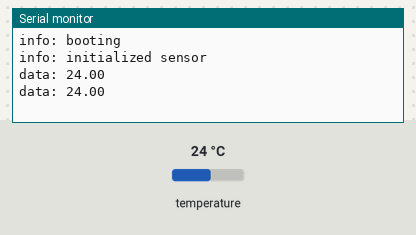
This sketch was run on a simulated Arduino Uno, built with avr-gcc and run on an emulated ATmega328P. Shown: the last lines printed to the serial monitor. The inputs (shaded band) are chosen by the test bench; at power-on: temperature 24 °C.

Above: at 5.8 s.
5.9 s: temperature set to 12 °C
At 10.7 s:
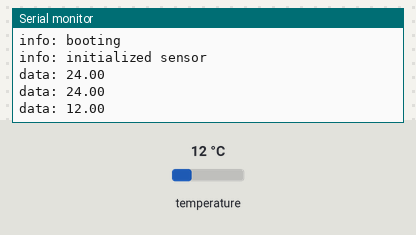
11.9 s: temperature set to 19 °C
At 16.5 s:
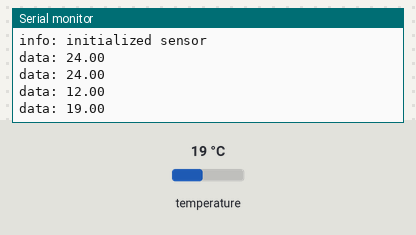
Timing chart, 0 to 18.0 s (numbered marks = the images above; inputs shaded):
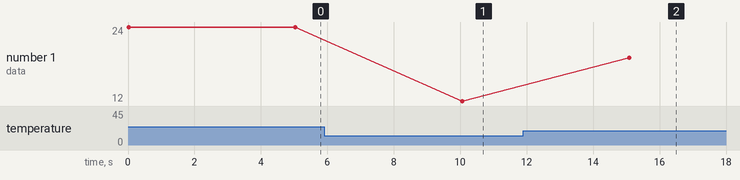

The sketch:

temperature-sensor-aht20.ino
```cpp
#include "Arduino.h"
#include "Wire.h"
#include "AHT20.h"
#include <stdint.h>

const uint8_t AHT20_I2C_ADDR(0x38);

void setup() {
    Serial.begin(115200);
    Serial.println();
    Serial.println("info: booting");
    Wire.begin();

    AHT20 aht20(AHT20_I2C_ADDR);

    bool initialized = aht20.begin();
    if (!initialized) {
        Serial.println("error: could not initialize aht20");
    } else {
        Serial.println("info: initialized sensor");
    }

    while (true) {
        while (!aht20.available()) {
          delay(10);
        }
        float temperature = aht20.getTemperature();
        Serial.print("data: ");
        Serial.println(temperature);
        delay(5000);
    }
}

void loop() {}
```

Measured:
- after the input at 5.9 s, the serial monitor: prints a new line after 4.2 s (image 1)
- after the input at 11.9 s, the serial monitor: prints a new line after 3.2 s (image 2)
- plotted number 1: 24 → 12 after the input at 5.9 s, 12 → 19 after the input at 11.9 s
